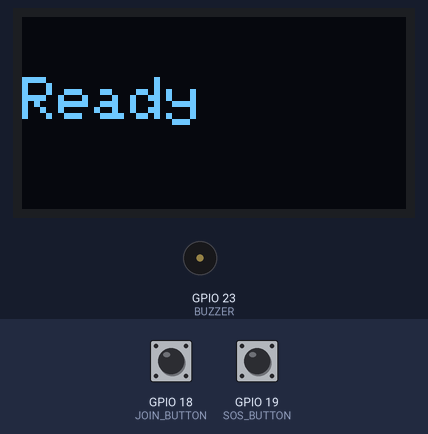
This sketch was run on a simulated ESP32. On the bench: 128×64 one-colour display, buzzer (waves = sounding). The inputs (shaded band) are chosen by the test bench; at power-on: GPIO 18 (JOIN_BUTTON) LOW, GPIO 19 (SOS_BUTTON) LOW. Nothing arrives over Bluetooth unless stated; a phone connects over Bluetooth LE 3 s after start; what the sketch prints to the serial monitor is not drawn.

Above: at 2.2 s.
2.3 s: GPIO 18 (JOIN_BUTTON) pulled HIGH for 0.15 s
At 2.52 s:
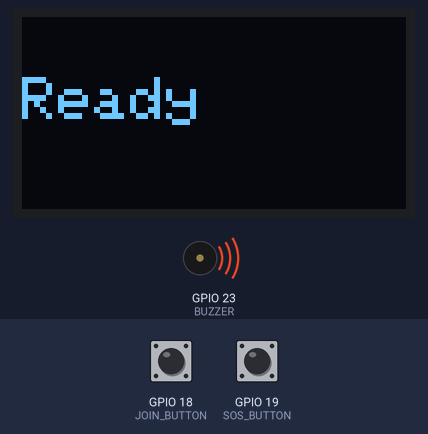
3.0 s: GPIO 19 (SOS_BUTTON) pulled HIGH for 0.15 s
At 3.17 s:
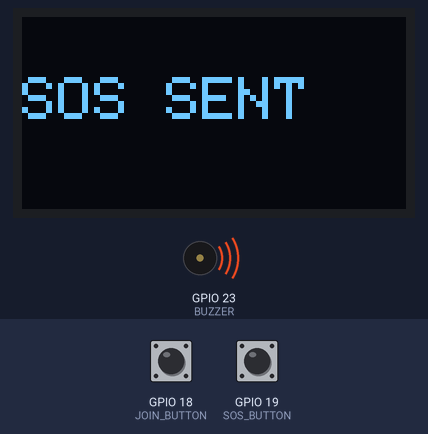
3.7 s: GPIO 18 (JOIN_BUTTON) pulled HIGH for 3.2 s
At 8.4 s:
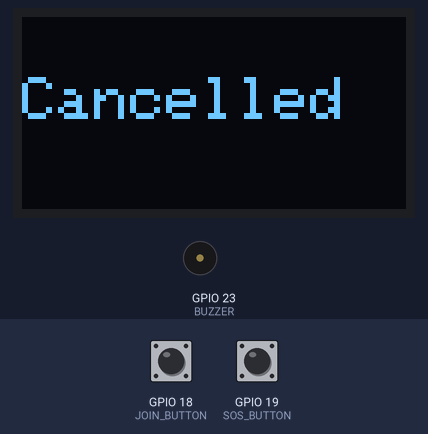
8.7 s: GPIO 18 (JOIN_BUTTON) pulled HIGH for 1 s
At 10.8 s:
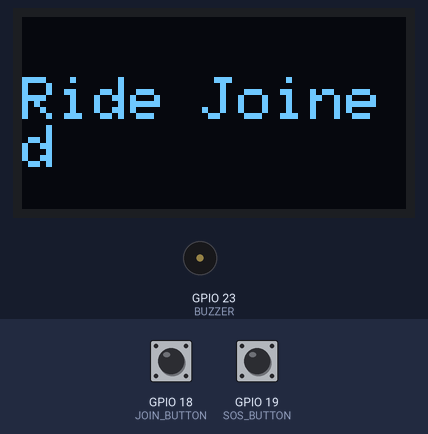
11.9 s: GPIO 19 (SOS_BUTTON) pulled HIGH for 1 s
At 14.4 s:
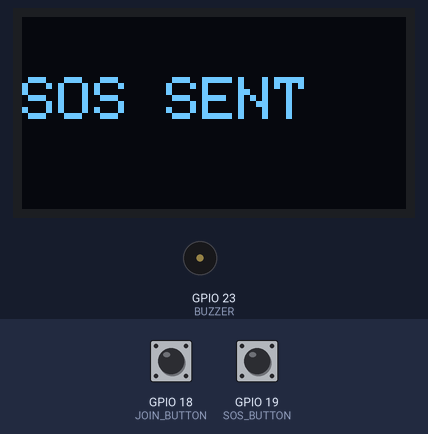
Timing chart, 0 to 15.4 s (numbered marks = the images above; inputs shaded):
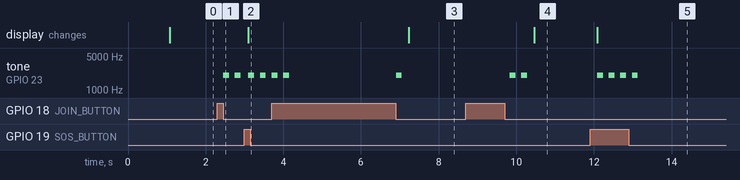

The sketch:

Watch_with_Xcode.ino
```cpp
#include <BLEDevice.h>
#include <BLEServer.h>
#include <BLEUtils.h>
#include <BLE2902.h>

#include <Wire.h>
#include <Adafruit_GFX.h>
#include <Adafruit_SSD1306.h>

#define SCREEN_WIDTH 128
#define SCREEN_HEIGHT 64

Adafruit_SSD1306 display(SCREEN_WIDTH, SCREEN_HEIGHT, &Wire, -1);


#define JOIN_BUTTON 18
#define SOS_BUTTON 19
#define BUZZER 23


uint8_t currentRide = 0;


bool inQueue = false;

uint8_t currentRideID = 0;

unsigned long joinTime = 0;
bool turnShown = false;


unsigned long lastUpdate = 0;
const unsigned long updateInterval = 5000;

bool queueActive = false;


BLEServer *pServer = NULL;
BLECharacteristic *pTxCharacteristic;

bool deviceConnected = false;
bool oldDeviceConnected = false;

uint8_t value[2] = {0,0};

#define SERVICE_UUID "6E400001-B5A3-F393-E0A9-E50E24DCCA9E"
#define RX_UUID      "6E400002-B5A3-F393-E0A9-E50E24DCCA9E"
#define TX_UUID      "6E400003-B5A3-F393-E0A9-E50E24DCCA9A"


bool joinPressed = false;
bool sosPressed = false;

unsigned long joinPressTime = 0;

bool joined = false;


void beep(int times)
{
  for(int i=0;i<times;i++)
  {
    tone(BUZZER, 2000);
    delay(150);
    noTone(BUZZER);
    delay(150);
  }
}


void showMessage(String msg)
{
  display.clearDisplay();

  display.setTextSize(2);
  display.setTextColor(WHITE);

  display.setCursor(0,20);
  display.println(msg);

  display.display();
}


void handleJoin(uint8_t rideID)
{
  inQueue = true;
  currentRideID = rideID;

  joinTime = millis();
  turnShown = false;

  beep(2);
  showMessage("Ride Joined");
  Serial.println("Joined ride");
}


void handleCancel()
{
  inQueue = false;

  beep(1);

  showMessage("Cancelled");

  Serial.println("Cancelled ride");
}


void handleSOS()
{
  Serial.println("SOS");

  showMessage("SOS SENT");
  beep(4);

  value[0] = 0x03;
}


class MyServerCallbacks: public BLEServerCallbacks
{
  void onConnect(BLEServer* pServer)
  {
    deviceConnected = true;
    Serial.println("Client Connected");
  };

  void onDisconnect(BLEServer* pServer)
  {
    deviceConnected = false;
    Serial.println("Client Disconnected");
  }
};

void sendRideUpdate(uint8_t rideId, uint8_t pos, uint8_t wait)
{
  uint8_t data[4];

  data[0] = 0x10;
  data[1] = rideId;
  data[2] = pos;
  data[3] = wait;

  pTxCharacteristic->setValue(data, 4);
  pTxCharacteristic->notify();
}


class MyCallbacks: public BLECharacteristicCallbacks
{
  void onWrite(BLECharacteristic *pCharacteristic)
  {
    std::string rxValue = pCharacteristic->getValue();

    if(rxValue.length() > 0)
    {
      uint8_t cmd = rxValue[0];

      Serial.print("Received: ");
      Serial.println(cmd);

      if(cmd == 0x01) handleJoin(1);
      if(cmd == 0x03) handleCancel();
      if(cmd == 0x02) handleSOS();
    }
  }
};


void setup()
{
  Serial.begin(115200);

  pinMode(JOIN_BUTTON, INPUT);
  pinMode(SOS_BUTTON, INPUT);

  pinMode(BUZZER, OUTPUT);


  if(!display.begin(SSD1306_SWITCHCAPVCC, 0x3C))
  {
    Serial.println("OLED failed");
    while(true);
  }

  showMessage("Starting...");
  delay(1000);


  BLEDevice::init("Smart Queue Watch");

  pServer = BLEDevice::createServer();
  pServer->setCallbacks(new MyServerCallbacks());

  BLEService *pService = pServer->createService(SERVICE_UUID);

  pTxCharacteristic =
    pService->createCharacteristic(
      TX_UUID,
      BLECharacteristic::PROPERTY_NOTIFY
    );

  pTxCharacteristic->addDescriptor(new BLE2902());

  BLECharacteristic *pRxCharacteristic =
    pService->createCharacteristic(
      RX_UUID,
      BLECharacteristic::PROPERTY_WRITE
    );

  pRxCharacteristic->setCallbacks(new MyCallbacks());

  pService->start();

  BLEAdvertising *pAdvertising = BLEDevice::getAdvertising();
  pAdvertising->addServiceUUID(SERVICE_UUID);
  pAdvertising->setScanResponse(true);

  BLEDevice::startAdvertising();

  Serial.println("BLE Ready");

  showMessage("Ready");
}


void handleButtons()
{
  bool joinState = digitalRead(JOIN_BUTTON);
  bool sosState  = digitalRead(SOS_BUTTON);


  if(joinState && !joinPressed)
  {
    joinPressed = true;
    joinPressTime = millis();
  }

  if(!joinState && joinPressed)
  {
    joinPressed = false;

    if(millis() - joinPressTime > 1000)
      handleCancel();
    else
      handleJoin(1);
  }


  if(sosState && !sosPressed)
  {
    sosPressed = true;
    handleSOS();
  }

  if(!sosState)
    sosPressed = false;
}


void loop()
{
  handleButtons();


  if(deviceConnected)
  {
    pTxCharacteristic->setValue(value, 2);
    pTxCharacteristic->notify();
    delay(200);
  }


  if (!deviceConnected && oldDeviceConnected)
  {
    delay(500);
    BLEDevice::startAdvertising();
    oldDeviceConnected = deviceConnected;
  }

  if (deviceConnected && !oldDeviceConnected)
  {
    oldDeviceConnected = deviceConnected;
  }
  if(deviceConnected && queueActive)
{

  if(inQueue && millis() - lastUpdate > updateInterval)
{
  lastUpdate = millis();

}

}
{
  handleButtons();


  if(deviceConnected)
  {
    pTxCharacteristic->setValue(value, 2);
    pTxCharacteristic->notify();
    delay(200);
  }


  if(inQueue && !turnShown && millis() - joinTime >= 60000)
  {
    showMessage("YOUR TURN!");
    beep(4);
    turnShown = true;
    Serial.println("YOUR TURN");
  }
}


}
```

Measured:
- after the input at 2.3 s, tone on GPIO 23 (BUZZER): alternates 2000 Hz for 0.15 s and silent for 0.15 s, starting after 0.15 s
- after the input at 3.0 s, tone on GPIO 23 (BUZZER): alternates 2000 Hz for 0.15 s and silent for 0.15 s, starting after 0.10 s; the display: changes after 0.10 s (image 2)
- after the input at 3.7 s, the display: changes after 3.5 s (image 3)
- after the input at 8.7 s, tone on GPIO 23 (BUZZER): alternates 2000 Hz for 0.15 s and silent for 0.15 s, 4 changes in all, then stays silent, starting after 1.1 s; the display: changes after 1.8 s (image 4)
- after the input at 11.9 s, tone on GPIO 23 (BUZZER): alternates 2000 Hz for 0.15 s and silent for 0.15 s, 8 changes in all, then stays silent, starting after 0.18 s; the display: first differs from a run without the input after 0.18 s (image 5)
